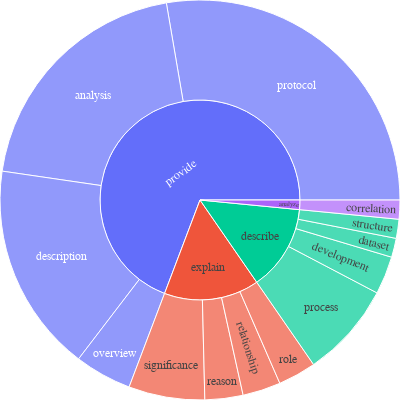

Notebook code cell kept with this figure:
### Code cell
# instruction_path = "../../scripts/step1_generate_instructions/outputs/instructions.gpt-4-0314.1000.txt"
instruction_path = "../../scripts/step1_generate_instructions/outputs/instructions.gpt-35-turbo-0301.1000.txt"
# instruction_path = "../../scripts/step1_generate_instructions/outputs/instructions.llama-2-7b-chat.100.txt"
# instruction_path = "../../scripts/step1_generate_instructions/outputs/instructions.llama-2-70b-chat.100.txt"

# read jsonl
import json
list_sentences = []
with open(instruction_path, "r") as f:
    for line in f:
        list_sentences.append(json.loads(line)["instruction"])
# randomly select 100
# import random
# random.seed(0)
# list_sentences = random.sample(list_sentences, 100)
print(len(list_sentences))
vis_instructions(list_sentences)

### Figure 1 — Plotly figure (JSON) as saved in the notebook; plotly's stock layout.template omitted (floating-point values rounded to 4 significant figures)
{"data": [{"branchvalues": "total", "domain": {"x": [0, 1], "y": [0, 1]}, "hovertemplate": "labels=%{label}<br>count=%{value}<br>parent=%{parent}<br>id=%{id}<extra></extra>", "ids": ["provide/analysis", "analyze/correlation", "describe/dataset", "provide/description", "describe/development", "provide/overview", "describe/process", "provide/protocol", "explain/reason", "explain/relationship", "explain/role", "explain/significance", "describe/structure", "analyze", "describe", "explain", "provide"], "labels": ["analysis", "correlation", "dataset", "description", "development", "overview", "process", "protocol", "reason", "relationship", "role", "significance", "structure", "analyze", "describe", "explain", "provide"], "name": "", "parents": ["provide", "analyze", "describe", "provide", "describe", "provide", "describe", "provide", "explain", "explain", "explain", "explain", "describe", "", "", "", ""], "type": "sunburst", "values": [13, 1, 1, 11, 2, 3, 5, 18, 2, 2, 2, 4, 1, 1, 9, 10, 45]}], "layout": {"font": {"family": "Times New Roman"}, "height": 400, "legend": {"tracegroupgap": 0}, "margin": {"b": 0, "l": 0, "r": 0, "t": 0}, "width": 400}}
